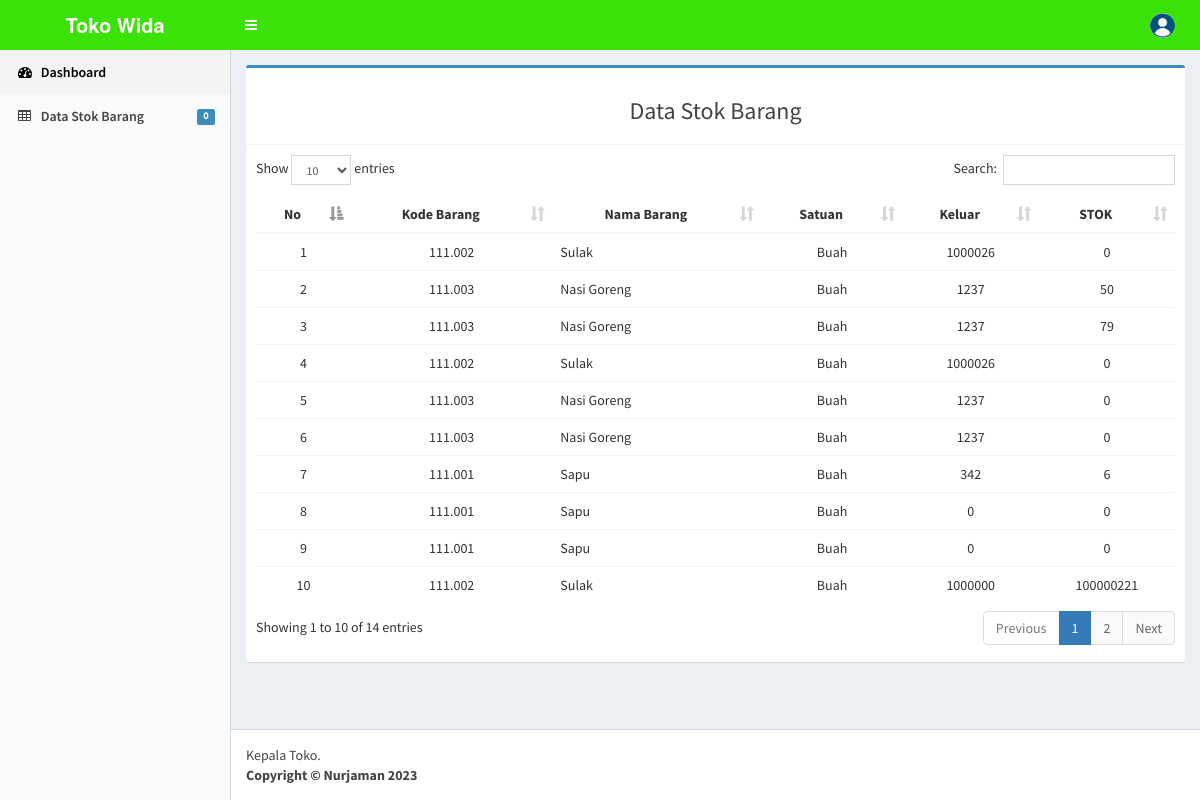
Page /kepala/index?p=material on the committed database.
### tables this page shows
CREATE TABLE `stokbarang` (
  `id_kode_brg` int(2) NOT NULL,
  `kode_brg` varchar(7) NOT NULL,
  `id_jenis` int(2) NOT NULL,
  `nama_brg` varchar(50) NOT NULL,
  `hargabarang` varchar(50) NOT NULL,
  `satuan` varchar(50) NOT NULL,
  `stok` int(11) NOT NULL,
  `keluar` int(11) NOT NULL,
  `sisa` int(11) NOT NULL,
  `keterangan` varchar(50) NOT NULL,
  `supplier` varchar(100) NOT NULL,
  `tgl_input` date NOT NULL
);

### kepala/material.php (the view, shortened to what this page needs)
<?php
include "../fungsi/koneksi.php";
if(isset($_GET['id_jenis'])){
    $id_jenis = $_GET['id_jenis'];
    $query = mysqli_query($koneksi, "SELECT * FROM stokbarang WHERE id_jenis='$id_jenis' ");
} else {
    $query = mysqli_query($koneksi, "SELECT * FROM stokbarang");
}
?>
<section class="content">
    <div class="row">
      <div class="col-sm-12">
        <div class="box box-primary">
            <div class="box-header with-border">
                <h3 class="text-center">Data Stok Barang</h3>
            </div>
            <div class="box-body">
               <div class="table-responsive">
                  <table class="table text-center" id="material">
                     <thead  >
                        <tr>
                           <th>No</th>
                           <th>Kode Barang</th>
                           <th>Nama Barang</th>
                           <th>Satuan</th>
                           <th>Keluar</th>
                           <th>STOK</th>
                       </tr>
                   </thead>
                   <tbody>
                    <tr>
                       <?php
                       $no =1 ;
                       if (mysqli_num_rows($query)) {
                         while($row=mysqli_fetch_assoc($query)):
                          ?>
                          <td> <?= $no; ?> </td>
                          <td> <?= $row['kode_brg']; ?> </td>
                          <td style="text-align: left;";> <?= $row['nama_brg']; ?> </td>
                          <td> <?= $row['satuan']; ?> </td>
                          <td> <?= $row['keluar']; ?> </td>
                          <td> <?= $row['sisa']; ?> </td>
                      </tr>
                      <?php $no++; endwhile; } ?>
                  </tbody>
              </table>
          </div>
      </div>
  </div>
</div>
</div>
</section>

### rows in the picture
stokbarang: kode_brg "111.002", nama_brg "Sulak", satuan "Buah", keluar "1000026", sisa "0"
stokbarang: kode_brg "111.003", nama_brg "Nasi Goreng", satuan "Buah", keluar "1237", sisa "50"
stokbarang: kode_brg "111.003", nama_brg "Nasi Goreng", satuan "Buah", keluar "1237", sisa "79"
stokbarang: kode_brg "111.002", nama_brg "Sulak", satuan "Buah", keluar "1000026", sisa "0"
stokbarang: kode_brg "111.003", nama_brg "Nasi Goreng", satuan "Buah", keluar "1237", sisa "0"
stokbarang: kode_brg "111.003", nama_brg "Nasi Goreng", satuan "Buah", keluar "1237", sisa "0"
stokbarang: kode_brg "111.001", nama_brg "Sapu", satuan "Buah", keluar "342", sisa "6"
stokbarang: kode_brg "111.001", nama_brg "Sapu", satuan "Buah", keluar "0", sisa "0"
stokbarang: kode_brg "111.001", nama_brg "Sapu", satuan "Buah", keluar "0", sisa "0"
stokbarang: kode_brg "111.002", nama_brg "Sulak", satuan "Buah", keluar "1000000", sisa "100000221"

### other values in the picture
$data['jumlah'] "0"
